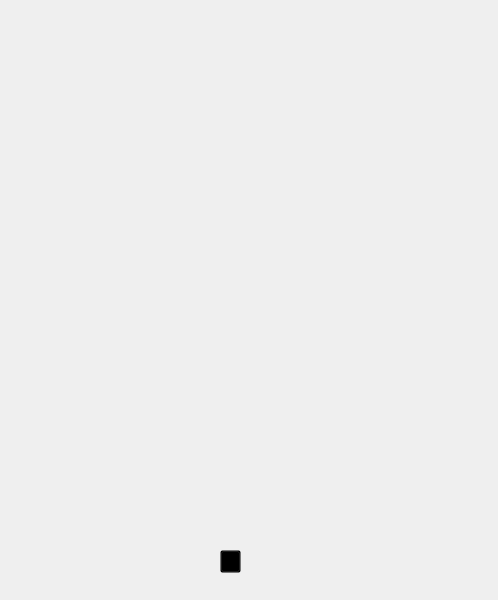
<?xml version="1.0" encoding="UTF-8"?>
<ui version="4.0">
 <class>MainWindow</class>
 <widget class="QMainWindow" name="MainWindow">
  <property name="geometry">
   <rect>
    <x>0</x>
    <y>0</y>
    <width>498</width>
    <height>600</height>
   </rect>
  </property>
  <property name="windowTitle">
   <string>MainWindow</string>
  </property>
  <widget class="QWidget" name="centralwidget">
   <widget class="QLabel" name="label">
    <property name="geometry">
     <rect>
      <x>-200</x>
      <y>0</y>
      <width>901</width>
      <height>611</height>
     </rect>
    </property>
    <property name="text">
     <string/>
    </property>
    <property name="pixmap">
     <pixmap resource="../telasa.qrc">:/telas/16 luz no fim.jpg</pixmap>
    </property>
    <property name="scaledContents">
     <bool>true</bool>
    </property>
   </widget>
   <widget class="QPushButton" name="lampadinhaButton">
    <property name="geometry">
     <rect>
      <x>220</x>
      <y>550</y>
      <width>21</width>
      <height>23</height>
     </rect>
    </property>
    <property name="styleSheet">
     <string notr="true">background-color: rgba(0,0,0,0);</string>
    </property>
    <property name="text">
     <string/>
    </property>
   </widget>
  </widget>
 </widget>
 <resources>
  <include location="../telasa.qrc"/>
 </resources>
 <connections/>
</ui>
